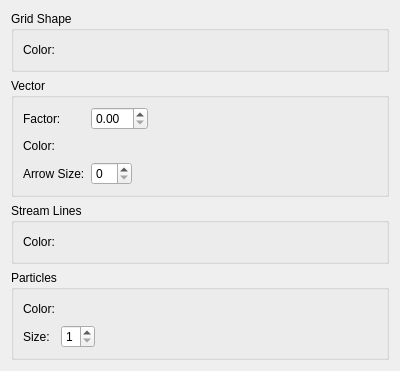
<?xml version="1.0" encoding="UTF-8"?>
<ui version="4.0">
 <class>PreferencePagePost2d</class>
 <widget class="QWidget" name="PreferencePagePost2d">
  <property name="geometry">
   <rect>
    <x>0</x>
    <y>0</y>
    <width>400</width>
    <height>359</height>
   </rect>
  </property>
  <property name="windowTitle">
   <string>Form</string>
  </property>
  <layout class="QVBoxLayout" name="verticalLayout">
   <item>
    <widget class="QGroupBox" name="gridGroupBox">
     <property name="title">
      <string>Grid Shape</string>
     </property>
     <layout class="QHBoxLayout" name="horizontalLayout">
      <item>
       <widget class="QLabel" name="gridColorLabel">
        <property name="text">
         <string>Color:</string>
        </property>
       </widget>
      </item>
      <item>
       <widget class="ColorEditWidget" name="gridColorWidget">
        <property name="text">
         <string/>
        </property>
       </widget>
      </item>
      <item>
       <spacer name="horizontalSpacer">
        <property name="orientation">
         <enum>Qt::Horizontal</enum>
        </property>
        <property name="sizeHint" stdset="0">
         <size>
          <width>40</width>
          <height>20</height>
         </size>
        </property>
       </spacer>
      </item>
     </layout>
    </widget>
   </item>
   <item>
    <widget class="QGroupBox" name="vectorGroupBox">
     <property name="title">
      <string>Vector</string>
     </property>
     <layout class="QGridLayout" name="gridLayout">
      <item row="0" column="0">
       <widget class="QLabel" name="vectorFactorLabel">
        <property name="text">
         <string>Factor:</string>
        </property>
       </widget>
      </item>
      <item row="0" column="1">
       <layout class="QHBoxLayout" name="horizontalLayout_2">
        <item>
         <widget class="QDoubleSpinBox" name="vectorFactor"/>
        </item>
        <item>
         <spacer name="horizontalSpacer_4">
          <property name="orientation">
           <enum>Qt::Horizontal</enum>
          </property>
          <property name="sizeHint" stdset="0">
           <size>
            <width>40</width>
            <height>20</height>
           </size>
          </property>
         </spacer>
        </item>
       </layout>
      </item>
      <item row="1" column="0">
       <widget class="QLabel" name="vectorColorLabel">
        <property name="text">
         <string>Color:</string>
        </property>
       </widget>
      </item>
      <item row="1" column="1">
       <layout class="QHBoxLayout" name="horizontalLayout_3">
        <item>
         <widget class="ColorEditWidget" name="vectorColorWidget">
          <property name="text">
           <string/>
          </property>
         </widget>
        </item>
        <item>
         <spacer name="horizontalSpacer_3">
          <property name="orientation">
           <enum>Qt::Horizontal</enum>
          </property>
          <property name="sizeHint" stdset="0">
           <size>
            <width>40</width>
            <height>20</height>
           </size>
          </property>
         </spacer>
        </item>
       </layout>
      </item>
      <item row="2" column="0">
       <widget class="QLabel" name="vectorArrowSizeLabel">
        <property name="text">
         <string>Arrow Size:</string>
        </property>
       </widget>
      </item>
      <item row="2" column="1">
       <layout class="QHBoxLayout" name="horizontalLayout_4">
        <item>
         <widget class="QSpinBox" name="vectorArrowSizeSpinBox"/>
        </item>
        <item>
         <spacer name="horizontalSpacer_2">
          <property name="orientation">
           <enum>Qt::Horizontal</enum>
          </property>
          <property name="sizeHint" stdset="0">
           <size>
            <width>40</width>
            <height>20</height>
           </size>
          </property>
         </spacer>
        </item>
       </layout>
      </item>
     </layout>
    </widget>
   </item>
   <item>
    <widget class="QGroupBox" name="streamLineGroupBox">
     <property name="title">
      <string>Stream Lines</string>
     </property>
     <layout class="QHBoxLayout" name="horizontalLayout_5">
      <item>
       <widget class="QLabel" name="streamLineColorLabel">
        <property name="text">
         <string>Color:</string>
        </property>
       </widget>
      </item>
      <item>
       <widget class="ColorEditWidget" name="streamLineColorWidget">
        <property name="text">
         <string/>
        </property>
       </widget>
      </item>
      <item>
       <spacer name="horizontalSpacer_5">
        <property name="orientation">
         <enum>Qt::Horizontal</enum>
        </property>
        <property name="sizeHint" stdset="0">
         <size>
          <width>318</width>
          <height>20</height>
         </size>
        </property>
       </spacer>
      </item>
     </layout>
    </widget>
   </item>
   <item>
    <widget class="QGroupBox" name="particleGroupBox">
     <property name="title">
      <string>Particles</string>
     </property>
     <layout class="QGridLayout" name="gridLayout_2">
      <item row="0" column="0">
       <widget class="QLabel" name="particleColorLabel">
        <property name="text">
         <string>Color:</string>
        </property>
       </widget>
      </item>
      <item row="0" column="1">
       <layout class="QHBoxLayout" name="horizontalLayout_7">
        <item>
         <widget class="ColorEditWidget" name="particleColorWidget">
          <property name="text">
           <string/>
          </property>
         </widget>
        </item>
        <item>
         <spacer name="horizontalSpacer_7">
          <property name="orientation">
           <enum>Qt::Horizontal</enum>
          </property>
          <property name="sizeHint" stdset="0">
           <size>
            <width>40</width>
            <height>20</height>
           </size>
          </property>
         </spacer>
        </item>
       </layout>
      </item>
      <item row="1" column="0">
       <widget class="QLabel" name="particleSizeLabel">
        <property name="text">
         <string>Size:</string>
        </property>
       </widget>
      </item>
      <item row="1" column="1">
       <layout class="QHBoxLayout" name="horizontalLayout_6">
        <item>
         <widget class="QSpinBox" name="particleSizeSpinBox">
          <property name="minimum">
           <number>1</number>
          </property>
          <property name="maximum">
           <number>9</number>
          </property>
         </widget>
        </item>
        <item>
         <spacer name="horizontalSpacer_6">
          <property name="orientation">
           <enum>Qt::Horizontal</enum>
          </property>
          <property name="sizeHint" stdset="0">
           <size>
            <width>40</width>
            <height>20</height>
           </size>
          </property>
         </spacer>
        </item>
       </layout>
      </item>
     </layout>
    </widget>
   </item>
   <item>
    <spacer name="verticalSpacer">
     <property name="orientation">
      <enum>Qt::Vertical</enum>
     </property>
     <property name="sizeHint" stdset="0">
      <size>
       <width>20</width>
       <height>15</height>
      </size>
     </property>
    </spacer>
   </item>
  </layout>
 </widget>
 <customwidgets>
  <customwidget>
   <class>ColorEditWidget</class>
   <extends>QLabel</extends>
   <header>guibase/coloreditwidget.h</header>
  </customwidget>
 </customwidgets>
 <resources/>
 <connections/>
</ui>
